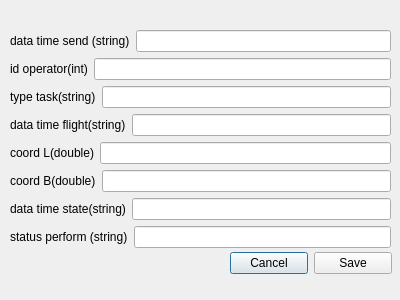
<?xml version="1.0" encoding="UTF-8"?>
<ui version="4.0">
 <class>SettingTask</class>
 <widget class="QDialog" name="SettingTask">
  <property name="geometry">
   <rect>
    <x>0</x>
    <y>0</y>
    <width>400</width>
    <height>300</height>
   </rect>
  </property>
  <property name="windowTitle">
   <string>Dialog</string>
  </property>
  <widget class="QWidget" name="">
   <property name="geometry">
    <rect>
     <x>10</x>
     <y>30</y>
     <width>381</width>
     <height>220</height>
    </rect>
   </property>
   <layout class="QVBoxLayout" name="verticalLayout">
    <item>
     <layout class="QHBoxLayout" name="horizontalLayout">
      <item>
       <widget class="QLabel" name="label">
        <property name="text">
         <string>data time send (string)</string>
        </property>
       </widget>
      </item>
      <item>
       <widget class="QLineEdit" name="dataTimeSend"/>
      </item>
     </layout>
    </item>
    <item>
     <layout class="QHBoxLayout" name="horizontalLayout_2">
      <item>
       <widget class="QLabel" name="label_2">
        <property name="text">
         <string>id operator(int)</string>
        </property>
       </widget>
      </item>
      <item>
       <widget class="QLineEdit" name="idOperator"/>
      </item>
     </layout>
    </item>
    <item>
     <layout class="QHBoxLayout" name="horizontalLayout_3">
      <item>
       <widget class="QLabel" name="label_3">
        <property name="text">
         <string>type task(string)</string>
        </property>
       </widget>
      </item>
      <item>
       <widget class="QLineEdit" name="typeTask"/>
      </item>
     </layout>
    </item>
    <item>
     <layout class="QHBoxLayout" name="horizontalLayout_4">
      <item>
       <widget class="QLabel" name="label_4">
        <property name="text">
         <string>data time flight(string)</string>
        </property>
       </widget>
      </item>
      <item>
       <widget class="QLineEdit" name="dataTimeFlight">
        <property name="text">
         <string/>
        </property>
       </widget>
      </item>
     </layout>
    </item>
    <item>
     <layout class="QHBoxLayout" name="horizontalLayout_5">
      <item>
       <widget class="QLabel" name="label_5">
        <property name="text">
         <string>coord L(double)</string>
        </property>
       </widget>
      </item>
      <item>
       <widget class="QLineEdit" name="coordL"/>
      </item>
     </layout>
    </item>
    <item>
     <layout class="QHBoxLayout" name="horizontalLayout_6">
      <item>
       <widget class="QLabel" name="label_6">
        <property name="text">
         <string>coord B(double)</string>
        </property>
       </widget>
      </item>
      <item>
       <widget class="QLineEdit" name="coordB"/>
      </item>
     </layout>
    </item>
    <item>
     <layout class="QHBoxLayout" name="horizontalLayout_7">
      <item>
       <widget class="QLabel" name="label_7">
        <property name="text">
         <string>data time state(string)</string>
        </property>
       </widget>
      </item>
      <item>
       <widget class="QLineEdit" name="dataTimeState"/>
      </item>
     </layout>
    </item>
    <item>
     <layout class="QHBoxLayout" name="horizontalLayout_8">
      <item>
       <widget class="QLabel" name="label_8">
        <property name="text">
         <string>status perform (string)</string>
        </property>
       </widget>
      </item>
      <item>
       <widget class="QLineEdit" name="statusPerform"/>
      </item>
     </layout>
    </item>
   </layout>
  </widget>
  <widget class="QWidget" name="">
   <property name="geometry">
    <rect>
     <x>230</x>
     <y>250</y>
     <width>162</width>
     <height>27</height>
    </rect>
   </property>
   <layout class="QHBoxLayout" name="horizontalLayout_9">
    <item>
     <widget class="QPushButton" name="cancel">
      <property name="text">
       <string>Cancel</string>
      </property>
     </widget>
    </item>
    <item>
     <widget class="QPushButton" name="save">
      <property name="text">
       <string>Save</string>
      </property>
     </widget>
    </item>
   </layout>
  </widget>
 </widget>
 <resources/>
 <connections/>
</ui>
